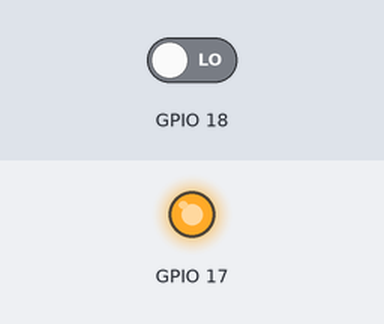
This program was run on a simulated Raspberry Pi (BCM pin numbers). On the bench: output pins drawn as LEDs (lit = HIGH). The inputs (shaded band) are chosen by the test bench; at power-on: GPIO 18 LOW. What the program prints to the terminal is not drawn.

Above: at 1.2 s.
1.3 s: GPIO 18 driven HIGH
At 2.4 s:
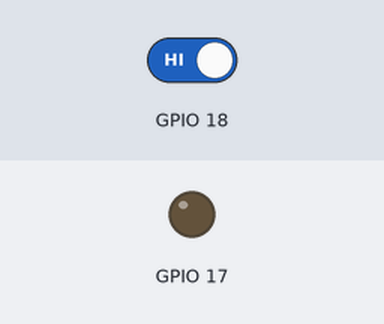
2.8 s: GPIO 18 driven LOW
At 3.5 s:
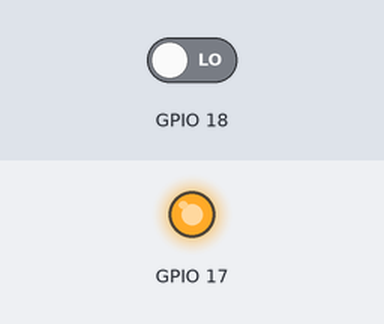
Timing chart, 0 to 5.8 s (numbered marks = the images above; inputs shaded):
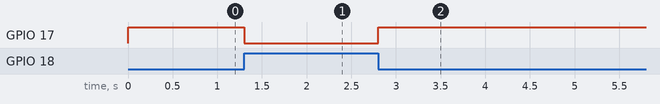

The program:

ButtonLED3.py
```python
# Filename: ButtonLED3.py
# Project: Freenove kit using pigpio C and Python library
# Description: Use a button to control a LED
# Author: JudaV
# date: october 2024

import pigpio

button_pin = 18  # set button_pin vatiable to GPIO18
led_pin = 17  # define led_pin to BCM GPIO17
pi1 = pigpio.pi()  # Initialise Pi connection and access to the local Pi's GPIO


def setup():
    print("using pin %d and pin %d" % (led_pin, button_pin))


def loop():
    while True:
        if pi1.read(button_pin) == 0:
            pi1.write(led_pin, 1)
        else:
            pi1.write(led_pin, 0)


def destroy():
    pi1.stop()  # Release all GPIO
    print("program terminated")


if __name__ == "__main__":  # Program entrance
    print("Program is starting ... \n")
    setup()
    try:
        loop()
    except KeyboardInterrupt:  # Press ctrl-c to end the program.
        print("\n program stopped by Keyboard Interrupt")

    finally:
        destroy()
```

Measured:
- after the input at 1.3 s, GPIO 17: HIGH → LOW at once
- after the input at 2.8 s, GPIO 17: LOW → HIGH at once
